Frame 1 (no input): blank canvas, image omitted
Frame 60 (no input): blank canvas, image omitted
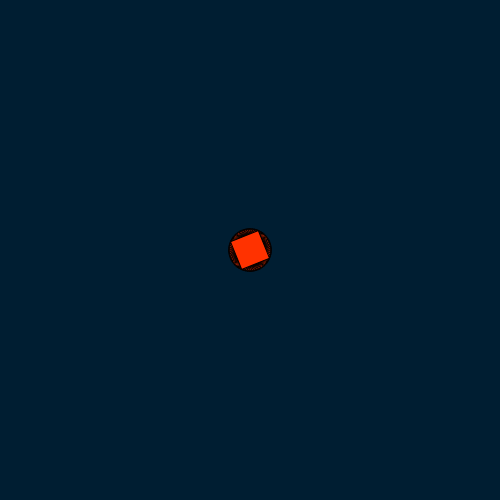
Frame 120 (the mouse pressed at the canvas centre since frame 60)

The p5.js sketch whose frames 1 and 60 were blank and that drew this single picture after the mouse press (run headless with seeded random() and noise() and a simulated clock; from frame 60 on, the mouse is pressed at the canvas centre):

// p5.js sketch
// ── sketch.js
var angle = 0.0;
function setup() {
createCanvas(500, 500);
background(0, 30, 50);
}
function draw() {
if(mouseIsPressed) {
translate(mouseX, mouseY);
rotate(angle);
rect(-15, -15, 30, 30);
fill(255, 50, 0);
angle += 0.1;
}}
